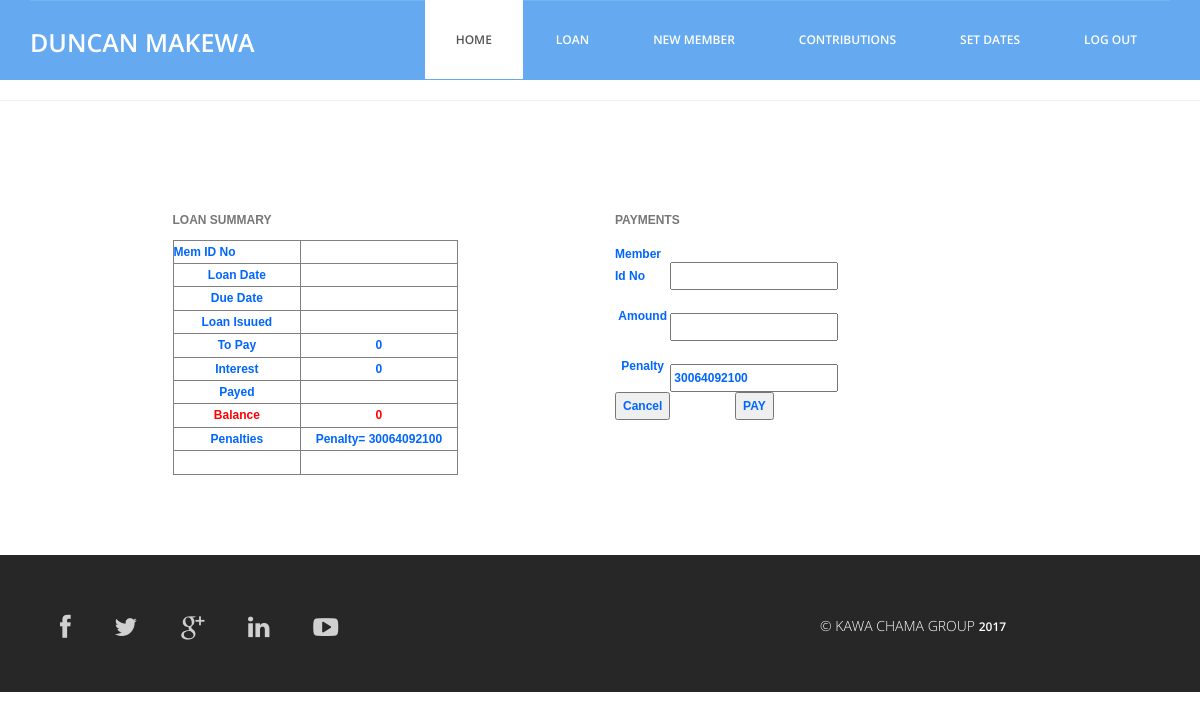
Screenshot of /clerk/pay.php?id_no=12345678 (signed in) with the database file from the repository.
### tables this page shows
CREATE TABLE IF NOT EXISTS `users` (
`id` int(11) NOT NULL,
  `f_name` varchar(60) NOT NULL,
  `l_name` varchar(60) NOT NULL,
  `id_no` int(11) NOT NULL,
  `username` varchar(60) NOT NULL,
  `password` varchar(60) NOT NULL,
  `reg_date` timestamp NOT NULL DEFAULT CURRENT_TIMESTAMP,
  `access` int(11) NOT NULL DEFAULT '0',
  `all` int(11) NOT NULL
);

CREATE TABLE IF NOT EXISTS `membership_fee` (
`id` int(11) NOT NULL,
  `mem_fname` varchar(60) NOT NULL,
  `mem_lname` varchar(60) NOT NULL,
  `mem_idno` int(11) NOT NULL,
  `amound` int(11) NOT NULL,
  `date_ex` timestamp NOT NULL DEFAULT CURRENT_TIMESTAMP,
  `clerk_name` varchar(60) NOT NULL,
  `next_date` date NOT NULL,
  `total_cont` int(11) NOT NULL,
  `no_of_cont` int(11) NOT NULL,
  `target` int(11) NOT NULL DEFAULT '12000',
  `loan` int(60) DEFAULT '0',
  `approve` int(11) NOT NULL DEFAULT '0',
  `loan_amound` int(11) NOT NULL,
  `t_id` int(11) NOT NULL
);

### clerk/pay.php (the view, shortened to what this page needs)
<?php require_once('../Connections/conn.php'); ?>
<?php
if (!function_exists("GetSQLValueString")) {
function GetSQLValueString($theValue, $theType, $theDefinedValue = "", $theNotDefinedValue = "")
{
  $theValue = function_exists("mysql_real_escape_string") ? mysql_real_escape_string($theValue) : mysql_escape_string($theValue);
  switch ($theType) {
    case "text":
      $theValue = ($theValue != "") ? "'" . $theValue . "'" : "NULL";
      break;
    case "long":
    case "int":
      $theValue = ($theValue != "") ? intval($theValue) : "NULL";
      break;
  }
  return $theValue;
}
}
$colname_getLoan =$colname_gett_id= "-1";
if (isset($_GET['id_no'])) {
  $colname_getLoan = $_GET['id_no'];
  $colname_gett_id=$_GET['t_id'];
}
$query_getLoan = sprintf("SELECT * FROM loan_request WHERE id_no = %s AND t_id=%s", GetSQLValueString($colname_getLoan, "int"),GetSQLValueString($colname_gett_id, "int"));
$getLoan = mysql_query($query_getLoan, $conn) or die(mysql_error());
$row_getLoan = mysql_fetch_assoc($getLoan);
$colname_get_mem = "-1";
if (isset($_GET['id_no'])) {
  $colname_get_mem = $_GET['id_no'];
}
$query_get_mem = sprintf("SELECT * FROM membership_fee WHERE mem_idno = %s", GetSQLValueString($colname_get_mem, "int"));
$get_mem = mysql_query($query_get_mem, $conn) or die(mysql_error());
$row_get_mem = mysql_fetch_assoc($get_mem);
?>
<?php
$today=date("Y-m-d");
$editFormAction = $_SERVER['PHP_SELF'];
if (isset($_SERVER['QUERY_STRING'])) {
  $editFormAction .= "?" . htmlentities($_SERVER['QUERY_STRING']);
}
?>
<!DOCTYPE html>
<html lang="en">
  <head>
    <link href="../css/bootstrap.min.css" rel="stylesheet">
	<link rel="stylesheet" href="../css/font-awesome.min.css">
	<link rel="stylesheet" href="../css/animate.css">
	<link href="../css/animate.min.css" rel="stylesheet">
	<link href="../css/style.css" rel="stylesheet" />
	<link href="../SpryAssets/SpryValidationTextField.css" rel="stylesheet" type="text/css">
	<link href="../SpryAssets/SpryValidationSelect.css" rel="stylesheet" type="text/css">
  </head>
  <body>
	<header id="header">
        <?php include('../header/clerk_head.php');?>
    </header>
	<hr>
	<div class="services">
		<div class="container">
			<div class="col-md-6">
			<form action="" method="post" name="loan_summary" id="loan_summary">
					<table width="285" border="1" align="center" id="newMember">
							<caption>
									LOAN SUMMARY
									</caption>
							<tr>
									<th width="121" scope="col">Mem ID no</th>
									<th width="148" scope="col"><?php echo $row_getLoan['id_no']; ?></th>
							</tr>
							<tr>
									<td>Loan date</td>
									<td><?php echo $row_getLoan['borrow_date']; ?></td>
							</tr>
							<tr>
									<td>due date</td>
									<td><?php echo $row_getLoan['due_date']; ?></td>
							</tr>
							<tr>
									<td>Loan Isuued</td>
									<td><?php echo $row_getLoan['award']; ?></td>
							</tr>
							<tr>
									<td>To pay</td>
									<td><?php echo $row_get_mem['loan_amound']; ?></td>
							</tr>
							<tr>
									<td>Interest</td>
									<td><?php echo $interest=($row_get_mem['loan_amound']-$row_getLoan['award']); ?></td>
							</tr>
							<tr>
									<td>Payed</td>
									<td><?php echo $row_getLoan['payed']; ?></td>
							</tr>
							<tr style="color: red">
									<td>Balance</td>
									<td><?php echo $mybalance=($row_get_mem['loan_amound']-$row_getLoan['payed']); ?></td>
							</tr>
							<tr>
									<td>penalties</td>
									<td><?php
									$days_diff=(strtotime($row_getLoan['due_date'])-strtotime($today))/(60*60*24);
									$days_delay=$days_diff*$days_diff;
									if((($row_getLoan['due_date']==$today) || $days_diff<0) &&$row_getLoan['penalty']!==0){
										  $penalty=($days_delay)*100;
										}else{
											$penalty=0;
										}
									echo "Penalty= ".$penalty;
									?></td>
							</tr>
							<tr>
									<td>&nbsp;</td>
									<td>&nbsp;</td>
							</tr>
					</table>
			</form>
			</div>
			<div class="col-md-3">
			<form action="<?php echo $editFormAction; ?>" method="POST" name="payment" id="payment">
					<table width="218" border="0" id="newMember">
						<caption>
									PAYMENTS
									</caption>
							<tr>
									<th scope="col">Member id No</th>
									<th scope="col"><label for="id_no"></label>
											<input name="id_no" type="text" id="id_no" value="<?php echo $row_getLoan['id_no']; ?>" readonly></th>
							</tr>
							<tr>
									<td>Amound</td>
									<td><span id="sprytextfield1">
									<input type="text" name="amound" id="amound">
									<span class="textfieldRequiredMsg">A value is required.</span><span class="textfieldInvalidFormatMsg">Only numbers allowed.</span></span></td>
							</tr>
							<tr>
									<td>Penalty</td>
									<td><label for="penalty"></label>
											<span id="sprytextfield2">
											<input type="text" name="penalty" id="penalty" value="<?php echo $penalty;?>" readonly>
											<span class="textfieldRequiredMsg">A value is required.</span><span class="textfieldInvalidFormatMsg">Only numbers allowed</span></span></td>
							</tr>
							<tr>
									<td><input type="reset" name="reset" id="reset" value="Cancel"></td>
									<td><input type="submit" name="submit" id="submit" value="PAY"></td>
							</tr>
							<tr>
									<td>&nbsp;</td>
									<td>&nbsp;</td>
							</tr>
					</table>
			</form>
			</div>
			<div class="col-md-3">
			</div>
		</div>
	</div>
	<div class="sub-footer">
		<?php include('../footer/sub_footer.php');?>
	</div>
  </body>
</html>

### header/clerk_head.php (shortened to what this page needs)
<?php require_once('../Connections/conn.php'); ?>
<?php
$logoutAction = $_SERVER['PHP_SELF']."?doLogout=true";
if ((isset($_SERVER['QUERY_STRING'])) && ($_SERVER['QUERY_STRING'] != "")){
  $logoutAction .="&". htmlentities($_SERVER['QUERY_STRING']);
}
?>
<?php
$colname_user = "-1";
if (isset($_SESSION['clerk'])) {
  $colname_user = $_SESSION['clerk'];
}
$query_user = sprintf("SELECT * FROM users WHERE username = %s", GetSQLValueString($colname_user, "text"));
$user = mysql_query($query_user, $conn) or die(mysql_error());
$row_user = mysql_fetch_assoc($user);
?>
<nav class="navbar navbar-default navbar-static-top" role="banner">
            <div class="container">
                <div class="navbar-header">
                   <div class="navbar-brand">
						<a href="#"><h1><?php echo $row_user['f_name']."  ".$row_user['l_name']; ?></h1></a>
					</div>
                </div>
                <div class="navbar-collapse collapse">
					<div class="menu">
						<ul class="nav nav-tabs" role="tablist">
							<li role="presentation"><a href="../clerk/clerk_prof.php" class="active">Home</a></li>
							<li role="presentation"><a href="../clerk/loan.php">loan</a></li>
							<li role="presentation"><a href="../clerk/clerk.php">New Member</a></li>
							<li role="presentation"><a href="../clerk/contributions.php">Contributions</a></li>
							<li role="presentation"><a href="../clerk/set_next_date.php">Set Dates</a></li>
							<li role="presentation"><a href="<?php echo $logoutAction ?>">Log Out</a></li>
						</ul>
					</div>
				</div>
            </div>
        </nav>

### css/style.css (style rules this page uses)
body { font-family:'Open Sans', Arial, sans-serif; font-size:14px; font-weight:300; line-height:1.6em; color:#fff; background-color:#fff; overflow-x:hidden; }
a { text-decoration:none; transition: all 0.1s ease-in-out; -moz-transition: all 0.1s ease-in-out; -webkit-transition: all 0.1s ease-in-out; -o-transition: all 0.1s ease-in-out; outline: none; color:#272727; }
.navbar-brand { float: left; height: 50px; padding: 15px 15px; font-size: 18px; line-height: 20px; }
.navbar-brand h1 { margin-top:9px; padding-top:5px; float: left; font-size: 25px; color:#fff; text-transform:uppercase; font-weight:600; }
.menu { font-size:12px; float:right; text-transform:uppercase; font-weight:600; }
.navbar-collapse { padding-right: 15px; padding-left: 15px; overflow-x: visible; -webkit-overflow-scrolling: touch; border-top: 0px solid transparent; -webkit-box-shadow: inset 0 1px 0 rgba(255, 255, 255, .1); box-shadow: inset 0 1px 0 rgba(255, 255, 255, .1); }
.menu ul.nav-tabs li { color:#fff; }
.nav-tabs { border-bottom: 0; }
.nav-tabs > li { float: left; margin-bottom: 0; }
.nav-tabs > li > a { border-radius:0; color:#fff; padding:30px; }
.nav-tabs > li a.active { color: #555; cursor: default; background-color: #fff; border: 1px solid #fff; border-bottom-color:#fff; }
.navbar-default { background-color: #65AAF0; border-color:#65AAF0; }
.services { padding:80px 0 80px 0; }
.sub-footer { background:#272727; padding:30px; }
#newMember { color: #06F; text-align:center; font-family:Tahoma, Geneva, sans-serif; font-size:12px; text-transform:capitalize; }

### rows the page displays
users: f_name "DUNCAN", l_name "MAKEWA"
membership_fee: loan_amound "0"

### other values shown
$penalty "30064092100"
